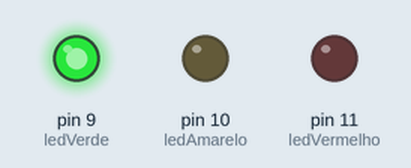
Recording of a sketch running on a simulated Arduino Uno, built with avr-gcc and run on an emulated ATmega328P. On the bench: output pins drawn as LEDs (lit = HIGH).

Above: at 2.5 s.
At 6.0 s:
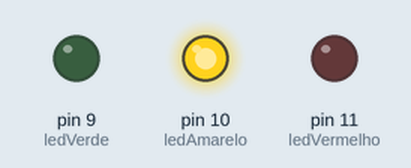
At 9.5 s:
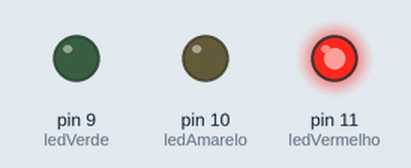
Timing chart, 0 to 15.6 s (numbered marks = the images above):
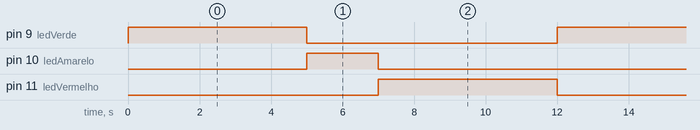

The sketch:

semana-1.2.ino
```cpp
// Identificação dos pinos
// Define em quais portas digitais do Arduino os LEDs estão conectados
const int ledVermelho = 11;
const int ledAmarelo = 10;
const int ledVerde = 9;

// Este bloco roda apenas uma vez quando o Arduino é ligado
void setup(){
  // Configura os pinos dos LEDs como SAÍDAS (OUTPUT) para enviar energia a eles
  pinMode(ledVermelho, OUTPUT);
  pinMode(ledAmarelo, OUTPUT);
  pinMode(ledVerde, OUTPUT);
}

//  Ciclo de funcionamento do semáfaro
// Este bloco fica repetindo os comandos em loop para sempre
void loop() {

  //Sinal verde é ligado por 5 segundos e os demais permanece desligados
  digitalWrite(ledVerde, HIGH);
  digitalWrite(ledAmarelo, LOW);
  digitalWrite(ledVermelho, LOW);
  delay(5000);

  //Sinal amarelo é ligado por 2 segundos e os demais permanece desligados
  digitalWrite(ledVerde, LOW);
  digitalWrite(ledAmarelo, HIGH);
  digitalWrite(ledVermelho, LOW);
  delay(2000);

  //Sinal vermelho é ligado por 5 segundos e os demais permanece desligados
  digitalWrite(ledVerde, LOW);
  digitalWrite(ledAmarelo, LOW);
  digitalWrite(ledVermelho, HIGH);
  delay(5000);
}
```

Measured:
- by itself, pin 9 (ledVerde), pin 11 (ledVermelho): alternates HIGH for 5.0 s and LOW for 7.0 s
- by itself, pin 10 (ledAmarelo): alternates HIGH for 2.0 s and LOW for 10.0 s
- by itself, everything shown: repeats every 12.0 s, in 3 steps
